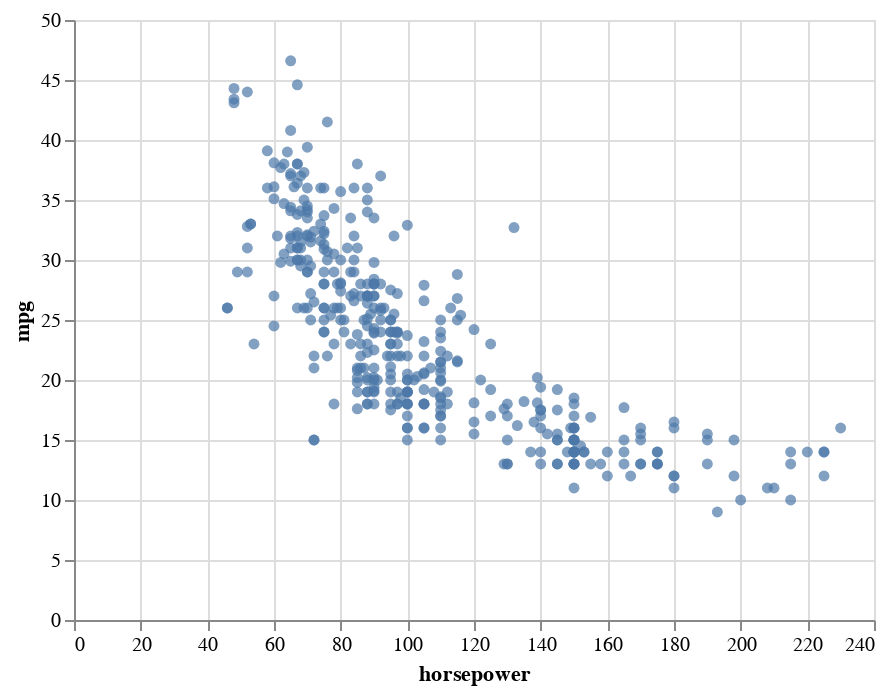

Write notebook code for a chart like this one.
### Code cell
# what the true data looks like
alt.Chart(df).mark_circle().encode(
    x = 'horsepower',
    y = 'mpg'
)

### Figure 1 — Vega-Lite specification as saved in the notebook (floating-point values rounded to 4 significant figures; data arrays with more than 128 entries replaced by an {"elided": "..."} marker saying what was removed)
{"config": {"view": {"continuousWidth": 400, "continuousHeight": 300}}, "data": {"name": "data-0dcc846bf482208cb3d52d8349587ef8"}, "mark": "circle", "encoding": {"x": {"field": "horsepower", "type": "quantitative"}, "y": {"field": "mpg", "type": "quantitative"}}, "$schema": "https://vega.github.io/schema/vega-lite/v4.17.0.json", "datasets": {"data-0dcc846bf482208cb3d52d8349587ef8": {"elided": "392 records"}}}
